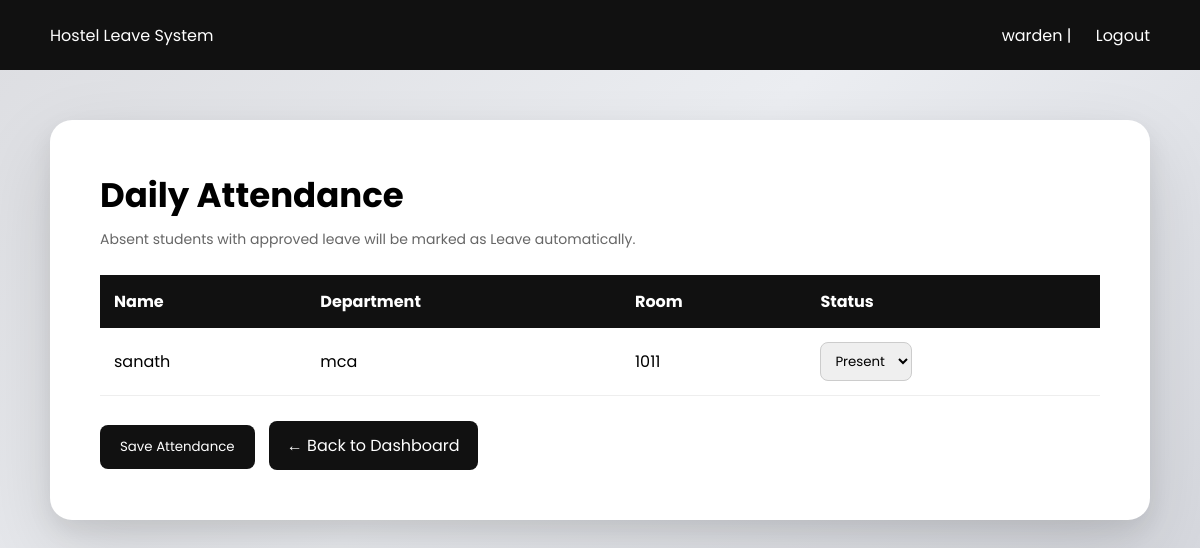
Before: /warden/attendance.php (signed in) with the older database file.
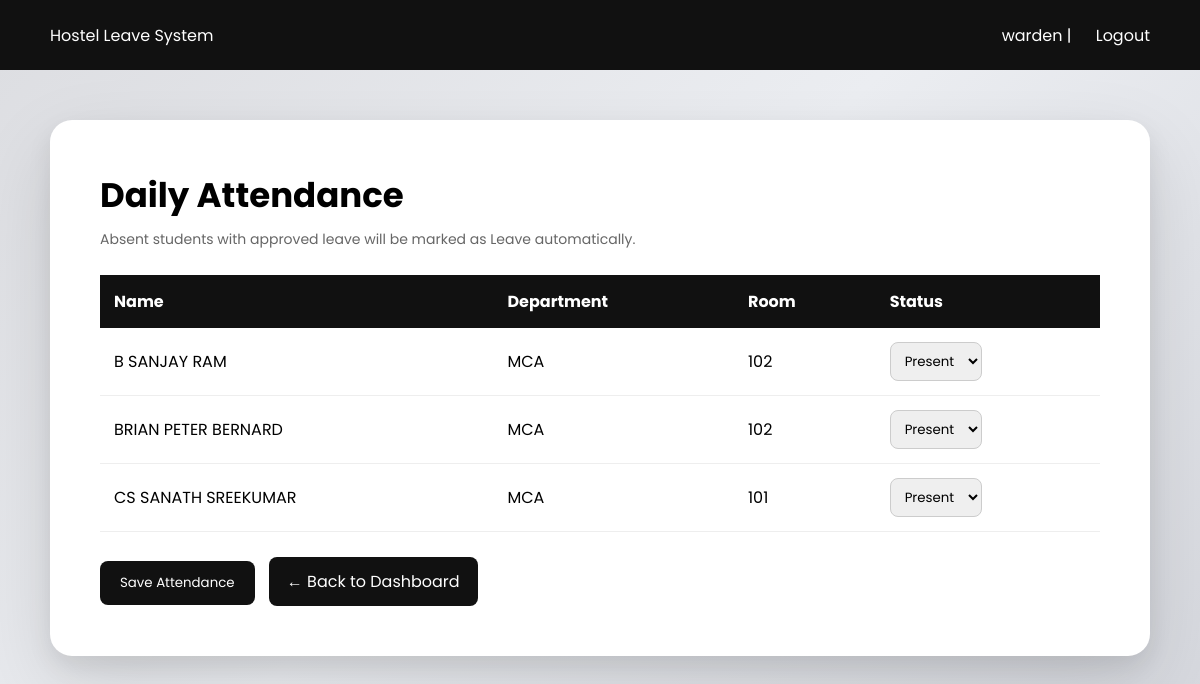
After: the same page with the newer database file.
### tables this page shows
CREATE TABLE `student_profiles` (
  `id` int(11) NOT NULL,
  `user_id` int(11) NOT NULL,
  `register_number` varchar(50) DEFAULT NULL,
  `department` varchar(100) DEFAULT NULL,
  `year` int(11) DEFAULT NULL,
  `room_number` varchar(20) DEFAULT NULL,
  `phone` varchar(15) DEFAULT NULL
);

CREATE TABLE `users` (
  `id` int(11) NOT NULL,
  `role_id` int(11) NOT NULL,
  `name` varchar(100) NOT NULL,
  `username` varchar(50) NOT NULL,
  `password` varchar(255) NOT NULL,
  `email` varchar(100) DEFAULT NULL,
  `parent_email` varchar(100) DEFAULT NULL,
  `teacher_email` varchar(100) DEFAULT NULL,
  `created_at` timestamp NOT NULL DEFAULT current_timestamp(),
  `register_number` varchar(50) DEFAULT NULL
);

### warden/attendance.php (the view, shortened to what this page needs)
<?php
include("../config/db.php");
$students = $conn->query("
SELECT users.id,
       users.name,
       student_profiles.department,
       student_profiles.room_number
FROM users
JOIN roles ON users.role_id = roles.id
LEFT JOIN student_profiles ON users.id = student_profiles.user_id
WHERE roles.role_name = 'student'
ORDER BY users.name ASC
");
?>
<!DOCTYPE html>
<html>
<head>
</head>
<body>
<div class="topbar">
<div>Hostel Leave System</div>
<div>
<?php echo $_SESSION["username"]; ?> |
<a href="../auth/logout.php">Logout</a>
</div>
</div>
<div class="container">
<h1>Daily Attendance</h1>
<div class="sub">Absent students with approved leave will be marked as Leave automatically.</div>
<form method="POST">
<table>
<tr>
<th>Name</th>
<th>Department</th>
<th>Room</th>
<th>Status</th>
</tr>
<?php while($row = $students->fetch_assoc()){ ?>
<tr>
<td><?php echo $row["name"]; ?></td>
<td><?php echo $row["department"]; ?></td>
<td><?php echo $row["room_number"]; ?></td>
<td>
<select name="status[<?php echo $row["id"]; ?>]">
<option value="Present">Present</option>
</select>
</td>
</tr>
<?php } ?>
</table>
<button type="submit" name="save_attendance">Save Attendance</button>
<a href="dashboard.php" class="back-btn">← Back to Dashboard</a>
</form>
</div>
</body>
</html>

### warden/attendance.php (style rules this page uses)
* { margin:0; padding:0; box-sizing:border-box; font-family:'Poppins',sans-serif; }
body { background:linear-gradient(135deg,#dcdde1,#eceef2,#d6d8de); padding:120px 50px 50px; }
.topbar { position:fixed; top:0; left:0; width:100%; height:70px; background:#111; color:#fff; display:flex; justify-content:space-between; align-items:center; padding:0 50px; z-index:1000; }
.topbar a { color:#fff; text-decoration:none; margin-left:20px; }
.container { max-width:1150px; margin:auto; background:#fff; padding:50px; border-radius:22px; box-shadow: 0 30px 80px rgba(0,0,0,0.12), 0 10px 25px rgba(0,0,0,0.08); }
h1 { font-size:34px; margin-bottom:8px; }
.sub { color:#666; margin-bottom:25px; font-size:14px; }
table { width:100%; border-collapse:collapse; margin-top:20px; }
th { background:#111; color:#fff; padding:14px; text-align:left; }
td { padding:14px; border-bottom:1px solid #eee; }
select { padding:8px 10px; border-radius:8px; border:1px solid #ccc; outline:none; }
button { margin-top:25px; padding:12px 20px; border:none; border-radius:8px; background:#111; color:#fff; cursor:pointer; }
.back-btn { display:inline-block; margin-top:25px; margin-left:10px; padding:12px 18px; background:#111; color:#fff; text-decoration:none; border-radius:8px; }

Changed rows visible on the page:
removed student_profiles: user.name "sanath", department "mca", room_number "1011", user "Present"
added student_profiles: user.name "B SANJAY RAM", department "MCA", room_number "102", user "Present"
added student_profiles: user.name "BRIAN PETER BERNARD", department "MCA", room_number "102", user "Present"
added student_profiles: user.name "CS SANATH SREEKUMAR", department "MCA", room_number "101", user "Present"
